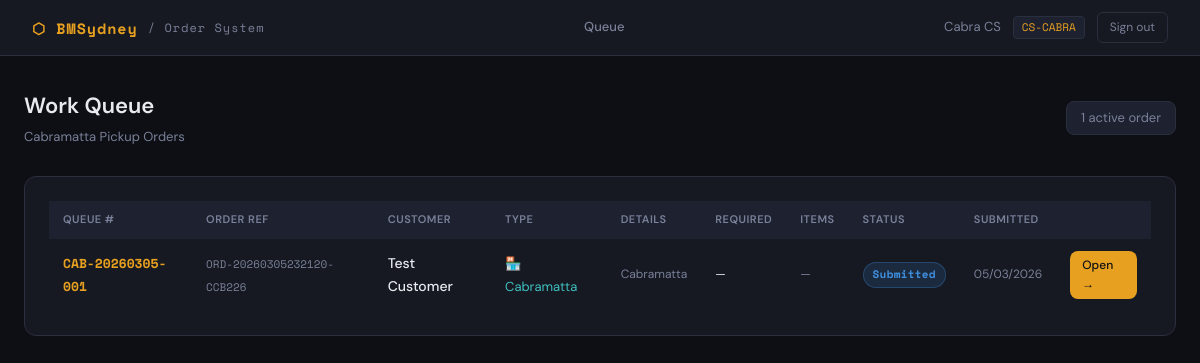
/staff/queue (signed in), run on the app's committed database.
### tables this page shows
CREATE TABLE users (
            id INTEGER PRIMARY KEY AUTOINCREMENT,
            email TEXT UNIQUE,
            phone TEXT UNIQUE,
            password_hash TEXT NOT NULL,
            name TEXT NOT NULL,
            role TEXT NOT NULL DEFAULT 'CUSTOMER',
            created_at TEXT DEFAULT (datetime('now'))
        );

CREATE TABLE orders (
            id INTEGER PRIMARY KEY AUTOINCREMENT,
            order_ref TEXT UNIQUE NOT NULL,
            queue_number TEXT,
            customer_id INTEGER REFERENCES users(id),
            order_type TEXT NOT NULL,
            pickup_store TEXT,
            required_date TEXT,
            delivery_address TEXT,
            contact_number TEXT,
            fulfilment_note TEXT,
            job_name TEXT,
            customer_order_no TEXT,
            debtor_code TEXT DEFAULT '1051034',
            source TEXT DEFAULT 'Manual',
            status TEXT DEFAULT 'Draft',
            submitted_at TEXT,
            created_at TEXT DEFAULT (datetime('now')),
            updated_at TEXT DEFAULT (datetime('now'))
        );

### app.py (the view)
@app.route("/staff/queue")
@login_required
def staff_queue():
    u = current_user()
    if u["role"] == "CUSTOMER":
        return redirect(url_for("customer_dashboard"))
    with get_db() as db:
        if u["role"] == "CS-CABRA":
            orders = db.execute(
                "SELECT o.*, u.name as customer_name FROM orders o JOIN users u ON o.customer_id=u.id "
                "WHERE o.order_type='Pickup' AND o.pickup_store='Cabramatta' AND o.status NOT IN ('Completed','Cancelled') "
                "ORDER BY o.queue_number"
            ).fetchall()
        elif u["role"] == "CS-LIDCOMBE":
            orders = db.execute(
                "SELECT o.*, u.name as customer_name FROM orders o JOIN users u ON o.customer_id=u.id "
                "WHERE o.order_type='Pickup' AND o.pickup_store='Lidcombe' AND o.status NOT IN ('Completed','Cancelled') "
                "ORDER BY o.queue_number"
            ).fetchall()
        elif u["role"] == "OPS-DELIVERY":
            orders = db.execute(
                "SELECT o.*, u.name as customer_name FROM orders o JOIN users u ON o.customer_id=u.id "
                "WHERE o.order_type='Delivery' AND o.status NOT IN ('Completed','Cancelled') "
                "ORDER BY o.queue_number"
            ).fetchall()
        else:  # ADMIN
            orders = db.execute(
                "SELECT o.*, u.name as customer_name FROM orders o JOIN users u ON o.customer_id=u.id "
                "WHERE o.status NOT IN ('Completed','Cancelled') ORDER BY o.queue_number"
            ).fetchall()
    return render_template("staff_queue.html", orders=orders, user=u)

### app.py (called while the page is built)
def to_display_date(iso_str):
    if not iso_str:
        return "—"
    try:
        return datetime.strptime(str(iso_str)[:10], "%Y-%m-%d").strftime("%d/%m/%Y")
    except ValueError:
        return str(iso_str)

def get_db():
    conn = sqlite3.connect(DB_PATH)
    conn.row_factory = sqlite3.Row
    conn.execute("PRAGMA foreign_keys = ON")
    return conn

def current_user():
    uid = session.get("user_id")
    if not uid: return None
    with get_db() as db:
        return db.execute("SELECT * FROM users WHERE id=?", (uid,)).fetchone()

def login_required(f):
    @wraps(f)
    def decorated(*args, **kwargs):
        if not session.get("user_id"):
            flash("Please log in first.", "warning")
            return redirect(url_for("login"))
        return f(*args, **kwargs)
    return decorated

### templates/staff_queue.html (shortened to what this page needs)
{% extends "base.html" %}
{% block content %}
<div class="container">
  <div class="page-header flex-between">
    <div>
      <div class="page-title">Work Queue</div>
      <div class="page-sub">
        {% if user.role == 'CS-CABRA' %}Cabramatta Pickup Orders
        {% elif user.role == 'CS-LIDCOMBE' %}Lidcombe Pickup Orders
        {% elif user.role == 'OPS-DELIVERY' %}Delivery Orders
        {% else %}All Orders (Admin View)
        {% endif %}
      </div>
    </div>
    <div class="flex gap-8">
      <span style="background:var(--surface2);border:1px solid var(--border);padding:6px 14px;border-radius:8px;font-size:13px;color:var(--muted);">
        {{ orders|length }} active order{{ 's' if orders|length != 1 else '' }}
      </span>
    </div>
  </div>
  {% if not orders %}
  <div class="card" style="text-align:center;padding:60px 24px;">
    <div style="font-size:48px;margin-bottom:16px;">✅</div>
    <div style="font-size:16px;font-weight:600;margin-bottom:8px;">Queue is empty</div>
    <div class="text-muted">No orders pending for your queue</div>
  </div>
  {% else %}
  <div class="card">
    <div class="table-wrap">
      <table>
        <thead>
          <tr>
            <th>Queue #</th>
            <th>Order Ref</th>
            <th>Customer</th>
            <th>Type</th>
            <th>Details</th>
            <th>Required</th>
            <th>Items</th>
            <th>Status</th>
            <th>Submitted</th>
            <th></th>
          </tr>
        </thead>
        <tbody>
          {% for order in orders %}
          <tr>
            <td>
              <span class="mono" style="color:var(--accent);font-size:13px;font-weight:700;">
                {{ order.queue_number or '—' }}
              </span>
            </td>
            <td>
              <span class="mono text-muted" style="font-size:11px;">{{ order.order_ref }}</span>
            </td>
            <td style="font-weight:500;">{{ order.customer_name }}</td>
            <td>
              {% if order.order_type == 'Pickup' %}
              <span style="color:#40c0c0;font-size:13px;">🏪 {{ order.pickup_store }}</span>
              {% else %}
              <span style="color:#9090e0;font-size:13px;">🚚 Delivery</span>
              {% endif %}
            </td>
            <td style="font-size:12px;color:var(--muted);max-width:200px;">
              {{ order.delivery_address or order.pickup_store or '—' }}
            </td>
            <td style="font-size:12px;">{{ order.required_date | ddate }}</td>
            <td style="font-size:12px;color:var(--muted);">—</td>
            <td><span class="badge badge-{{ order.status.lower() }}">{{ order.status }}</span></td>
            <td style="font-size:12px;color:var(--muted);">
              {{ order.submitted_at | ddate }}
            </td>
            <td>
              <a href="{{ url_for('staff_order_detail', order_id=order.id) }}" class="btn btn-sm btn-primary">Open →</a>
            </td>
          </tr>
          {% endfor %}
        </tbody>
      </table>
    </div>
  </div>
  {% endif %}
</div>
{% endblock %}

### templates/base.html (shortened to what this page needs)
<!DOCTYPE html>
<html lang="en">
<head>
</head>
<body>
{% if session.user_id %}
<nav>
  <div class="nav-brand">
    ⬡ BMSydney <span>/ Order System</span>
  </div>
  <div class="nav-links">
    {% if session.user_role == 'CUSTOMER' %}
      <a href="{{ url_for('customer_dashboard') }}">Dashboard</a>
      <a href="{{ url_for('new_order') }}">New Order</a>
    {% else %}
      <a href="{{ url_for('staff_queue') }}">Queue</a>
    {% endif %}
  </div>
  <div class="nav-user">
    <span>{{ session.user_name }}</span>
    <span class="role-badge">{{ session.user_role }}</span>
    <a href="{{ url_for('logout') }}" class="btn-logout">Sign out</a>
  </div>
</nav>
{% endif %}
{% block content %}{% endblock %}
</body>
</html>

### templates/base.html (style rules this page uses)
:root { --bg: #0d0f14; --surface: #161921; --surface2: #1e2230; --border: #2a2f3d; --accent: #e8a020; --accent2: #f0c060; --text: #e8eaf0; --muted: #7a8099; --danger: #e05050; --success: #40c070; --info: #4090e0; --warn: #e8a020; --font: 'DM Sans', sans-serif; --mono: 'Space Mono', monospace; }
* { box-sizing: border-box; margin: 0; padding: 0; }
body { font-family: var(--font); background: var(--bg); color: var(--text); min-height: 100vh; font-size: 14px; line-height: 1.6; }
a { color: var(--accent); text-decoration: none; }
nav { background: var(--surface); border-bottom: 1px solid var(--border); padding: 0 32px; display: flex; align-items: center; justify-content: space-between; height: 56px; position: sticky; top: 0; z-index: 100; }
.nav-brand { font-family: var(--mono); font-weight: 700; font-size: 15px; color: var(--accent); letter-spacing: 1px; display: flex; align-items: center; gap: 10px; }
.nav-brand span { color: var(--muted); font-weight: 400; font-size: 12px; }
.nav-links { display: flex; gap: 4px; align-items: center; }
.nav-links a { color: var(--muted); padding: 6px 14px; border-radius: 6px; font-size: 13px; font-weight: 500; transition: all .15s; }
.nav-user { display: flex; align-items: center; gap: 12px; font-size: 13px; color: var(--muted); }
.role-badge { background: var(--surface2); border: 1px solid var(--border); padding: 2px 8px; border-radius: 4px; font-family: var(--mono); font-size: 11px; color: var(--accent); }
.btn-logout { color: var(--muted); padding: 5px 12px; border: 1px solid var(--border); border-radius: 6px; font-size: 12px; transition: all .15s; }
.container { max-width: 1200px; margin: 0 auto; padding: 32px 24px; }
.page-header { margin-bottom: 28px; }
.page-title { font-size: 22px; font-weight: 600; color: var(--text); }
.page-sub { color: var(--muted); font-size: 13px; margin-top: 4px; }
.card { background: var(--surface); border: 1px solid var(--border); border-radius: 12px; padding: 24px; }
.btn { display: inline-flex; align-items: center; gap: 6px; padding: 8px 18px; border-radius: 8px; font-size: 13px; font-weight: 500; cursor: pointer; border: none; transition: all .15s; font-family: var(--font); }
.btn-primary { background: var(--accent); color: #0d0f14; }
.btn-sm { padding: 5px 12px; font-size: 12px; }
.table-wrap { overflow-x: auto; }
table { width: 100%; border-collapse: collapse; }
th { background: var(--surface2); color: var(--muted); font-size: 11px; font-weight: 600; text-transform: uppercase; letter-spacing: .5px; padding: 10px 14px; text-align: left; }
td { padding: 12px 14px; border-bottom: 1px solid var(--border); vertical-align: middle; }
tr:last-child td { border-bottom: none; }
.badge { display: inline-flex; align-items: center; padding: 3px 9px; border-radius: 20px; font-size: 11px; font-weight: 600; font-family: var(--mono); letter-spacing: .3px; }
.badge-submitted { background: rgba(64,144,224,.15); color: var(--info); border: 1px solid rgba(64,144,224,.3); }
.text-muted { color: var(--muted); }
.mono { font-family: var(--mono); }
.flex { display: flex; align-items: center; }
.flex-between { display: flex; align-items: center; justify-content: space-between; }
.gap-8 { gap: 8px; }

### data on the page
users: user_name "Cabra CS", user_role "CS-CABRA"
orders: queue_number "CAB-20260305-001", order_ref "ORD-20260305232120-CCB226", customer_name "Test Customer", pickup_store "Cabramatta", delivery_address+pickup_store "Cabramatta", required_date|ddate "—", status "Submitted", submitted_at|ddate "05/03/2026"

### other printed values
{{ orders|length }} "1"
